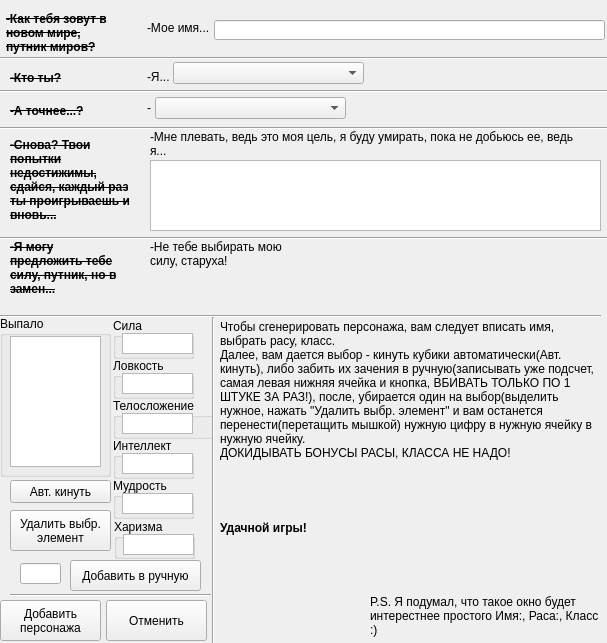
<?xml version="1.0" encoding="UTF-8"?>
<ui version="4.0">
 <class>Add_new_pers</class>
 <widget class="QMainWindow" name="Add_new_pers">
  <property name="geometry">
   <rect>
    <x>0</x>
    <y>0</y>
    <width>607</width>
    <height>643</height>
   </rect>
  </property>
  <property name="minimumSize">
   <size>
    <width>607</width>
    <height>643</height>
   </size>
  </property>
  <property name="maximumSize">
   <size>
    <width>607</width>
    <height>643</height>
   </size>
  </property>
  <property name="windowTitle">
   <string>Добавить нового персонажа</string>
  </property>
  <widget class="QWidget" name="centralwidget">
   <widget class="QLabel" name="label">
    <property name="geometry">
     <rect>
      <x>6</x>
      <y>2</y>
      <width>111</width>
      <height>61</height>
     </rect>
    </property>
    <property name="font">
     <font>
      <pointsize>9</pointsize>
      <weight>75</weight>
      <bold>true</bold>
      <strikeout>true</strikeout>
     </font>
    </property>
    <property name="text">
     <string>-Как тебя зовут в новом мире, путник миров?</string>
    </property>
    <property name="wordWrap">
     <bool>true</bool>
    </property>
   </widget>
   <widget class="QLabel" name="label_2">
    <property name="geometry">
     <rect>
      <x>10</x>
      <y>70</y>
      <width>71</width>
      <height>16</height>
     </rect>
    </property>
    <property name="font">
     <font>
      <pointsize>9</pointsize>
      <weight>75</weight>
      <bold>true</bold>
      <strikeout>true</strikeout>
     </font>
    </property>
    <property name="text">
     <string>-Кто ты?</string>
    </property>
   </widget>
   <widget class="QLabel" name="label_3">
    <property name="geometry">
     <rect>
      <x>10</x>
      <y>90</y>
      <width>81</width>
      <height>41</height>
     </rect>
    </property>
    <property name="font">
     <font>
      <pointsize>9</pointsize>
      <weight>75</weight>
      <bold>true</bold>
      <strikeout>true</strikeout>
     </font>
    </property>
    <property name="text">
     <string>-А точнее...?</string>
    </property>
    <property name="wordWrap">
     <bool>true</bool>
    </property>
   </widget>
   <widget class="QComboBox" name="pers_class">
    <property name="geometry">
     <rect>
      <x>155</x>
      <y>97</y>
      <width>191</width>
      <height>22</height>
     </rect>
    </property>
    <property name="font">
     <font>
      <pointsize>9</pointsize>
     </font>
    </property>
   </widget>
   <widget class="QLineEdit" name="person_name">
    <property name="geometry">
     <rect>
      <x>214</x>
      <y>20</y>
      <width>391</width>
      <height>20</height>
     </rect>
    </property>
   </widget>
   <widget class="QGroupBox" name="groupBox_3">
    <property name="geometry">
     <rect>
      <x>113</x>
      <y>318</y>
      <width>81</width>
      <height>41</height>
     </rect>
    </property>
    <property name="font">
     <font>
      <pointsize>9</pointsize>
     </font>
    </property>
    <property name="title">
     <string>Сила</string>
    </property>
    <widget class="QListWidget" name="strong_new_pers">
     <property name="geometry">
      <rect>
       <x>9</x>
       <y>15</y>
       <width>71</width>
       <height>21</height>
      </rect>
     </property>
     <property name="editTriggers">
      <set>QAbstractItemView::DoubleClicked</set>
     </property>
     <property name="showDropIndicator" stdset="0">
      <bool>false</bool>
     </property>
     <property name="dragDropMode">
      <enum>QAbstractItemView::DragDrop</enum>
     </property>
     <property name="defaultDropAction">
      <enum>Qt::MoveAction</enum>
     </property>
     <property name="alternatingRowColors">
      <bool>false</bool>
     </property>
     <property name="movement">
      <enum>QListView::Free</enum>
     </property>
    </widget>
   </widget>
   <widget class="QGroupBox" name="groupBox_2">
    <property name="geometry">
     <rect>
      <x>0</x>
      <y>316</y>
      <width>111</width>
      <height>161</height>
     </rect>
    </property>
    <property name="font">
     <font>
      <pointsize>9</pointsize>
     </font>
    </property>
    <property name="title">
     <string>Выпало</string>
    </property>
    <widget class="QListWidget" name="list_mag_lvl6_3">
     <property name="enabled">
      <bool>true</bool>
     </property>
     <property name="geometry">
      <rect>
       <x>10</x>
       <y>20</y>
       <width>91</width>
       <height>131</height>
      </rect>
     </property>
     <property name="editTriggers">
      <set>QAbstractItemView::DoubleClicked</set>
     </property>
     <property name="showDropIndicator" stdset="0">
      <bool>false</bool>
     </property>
     <property name="dragDropMode">
      <enum>QAbstractItemView::DragOnly</enum>
     </property>
     <property name="defaultDropAction">
      <enum>Qt::MoveAction</enum>
     </property>
     <property name="alternatingRowColors">
      <bool>false</bool>
     </property>
     <property name="movement">
      <enum>QListView::Free</enum>
     </property>
     <property name="resizeMode">
      <enum>QListView::Adjust</enum>
     </property>
     <property name="uniformItemSizes">
      <bool>false</bool>
     </property>
     <property name="batchSize">
      <number>5</number>
     </property>
     <property name="sortingEnabled">
      <bool>true</bool>
     </property>
    </widget>
   </widget>
   <widget class="QGroupBox" name="groupBox_4">
    <property name="geometry">
     <rect>
      <x>113</x>
      <y>358</y>
      <width>81</width>
      <height>41</height>
     </rect>
    </property>
    <property name="font">
     <font>
      <pointsize>9</pointsize>
     </font>
    </property>
    <property name="title">
     <string>Ловкость</string>
    </property>
    <widget class="QListWidget" name="dexterity_new_pers">
     <property name="geometry">
      <rect>
       <x>9</x>
       <y>15</y>
       <width>71</width>
       <height>21</height>
      </rect>
     </property>
     <property name="editTriggers">
      <set>QAbstractItemView::DoubleClicked</set>
     </property>
     <property name="showDropIndicator" stdset="0">
      <bool>false</bool>
     </property>
     <property name="dragDropMode">
      <enum>QAbstractItemView::DragOnly</enum>
     </property>
     <property name="defaultDropAction">
      <enum>Qt::MoveAction</enum>
     </property>
     <property name="alternatingRowColors">
      <bool>false</bool>
     </property>
     <property name="movement">
      <enum>QListView::Free</enum>
     </property>
    </widget>
   </widget>
   <widget class="QGroupBox" name="groupBox_5">
    <property name="geometry">
     <rect>
      <x>113</x>
      <y>398</y>
      <width>101</width>
      <height>41</height>
     </rect>
    </property>
    <property name="font">
     <font>
      <pointsize>9</pointsize>
     </font>
    </property>
    <property name="title">
     <string>Телосложение</string>
    </property>
    <widget class="QListWidget" name="bodybuild_new_pers">
     <property name="geometry">
      <rect>
       <x>9</x>
       <y>15</y>
       <width>71</width>
       <height>21</height>
      </rect>
     </property>
     <property name="editTriggers">
      <set>QAbstractItemView::DoubleClicked</set>
     </property>
     <property name="showDropIndicator" stdset="0">
      <bool>false</bool>
     </property>
     <property name="dragDropMode">
      <enum>QAbstractItemView::DragOnly</enum>
     </property>
     <property name="defaultDropAction">
      <enum>Qt::MoveAction</enum>
     </property>
     <property name="alternatingRowColors">
      <bool>false</bool>
     </property>
     <property name="movement">
      <enum>QListView::Free</enum>
     </property>
    </widget>
   </widget>
   <widget class="QGroupBox" name="groupBox_6">
    <property name="geometry">
     <rect>
      <x>113</x>
      <y>438</y>
      <width>81</width>
      <height>41</height>
     </rect>
    </property>
    <property name="font">
     <font>
      <pointsize>9</pointsize>
     </font>
    </property>
    <property name="title">
     <string>Интеллект</string>
    </property>
    <widget class="QListWidget" name="intellcect_new_pers">
     <property name="geometry">
      <rect>
       <x>9</x>
       <y>15</y>
       <width>71</width>
       <height>21</height>
      </rect>
     </property>
     <property name="editTriggers">
      <set>QAbstractItemView::DoubleClicked</set>
     </property>
     <property name="showDropIndicator" stdset="0">
      <bool>false</bool>
     </property>
     <property name="dragDropMode">
      <enum>QAbstractItemView::DragOnly</enum>
     </property>
     <property name="defaultDropAction">
      <enum>Qt::MoveAction</enum>
     </property>
     <property name="alternatingRowColors">
      <bool>false</bool>
     </property>
     <property name="movement">
      <enum>QListView::Free</enum>
     </property>
    </widget>
   </widget>
   <widget class="QGroupBox" name="groupBox_7">
    <property name="geometry">
     <rect>
      <x>114</x>
      <y>519</y>
      <width>81</width>
      <height>40</height>
     </rect>
    </property>
    <property name="font">
     <font>
      <pointsize>9</pointsize>
     </font>
    </property>
    <property name="title">
     <string>Харизма</string>
    </property>
    <widget class="QListWidget" name="charisma_new_pers">
     <property name="geometry">
      <rect>
       <x>9</x>
       <y>15</y>
       <width>71</width>
       <height>21</height>
      </rect>
     </property>
     <property name="editTriggers">
      <set>QAbstractItemView::DoubleClicked</set>
     </property>
     <property name="showDropIndicator" stdset="0">
      <bool>false</bool>
     </property>
     <property name="dragDropMode">
      <enum>QAbstractItemView::DragOnly</enum>
     </property>
     <property name="defaultDropAction">
      <enum>Qt::MoveAction</enum>
     </property>
     <property name="alternatingRowColors">
      <bool>false</bool>
     </property>
     <property name="movement">
      <enum>QListView::Free</enum>
     </property>
    </widget>
    <widget class="QGroupBox" name="groupBox_8">
     <property name="geometry">
      <rect>
       <x>40</x>
       <y>40</y>
       <width>81</width>
       <height>41</height>
      </rect>
     </property>
     <property name="font">
      <font>
       <pointsize>9</pointsize>
      </font>
     </property>
     <property name="title">
      <string>Харизма</string>
     </property>
    </widget>
   </widget>
   <widget class="QPushButton" name="auto_kubic">
    <property name="geometry">
     <rect>
      <x>10</x>
      <y>480</y>
      <width>101</width>
      <height>23</height>
     </rect>
    </property>
    <property name="font">
     <font>
      <pointsize>9</pointsize>
     </font>
    </property>
    <property name="text">
     <string>Авт. кинуть</string>
    </property>
   </widget>
   <widget class="QLineEdit" name="hand_made_field">
    <property name="geometry">
     <rect>
      <x>20</x>
      <y>563</y>
      <width>41</width>
      <height>21</height>
     </rect>
    </property>
   </widget>
   <widget class="QPushButton" name="hand_made_button">
    <property name="geometry">
     <rect>
      <x>70</x>
      <y>560</y>
      <width>131</width>
      <height>31</height>
     </rect>
    </property>
    <property name="font">
     <font>
      <pointsize>9</pointsize>
     </font>
    </property>
    <property name="text">
     <string>Добавить в ручную</string>
    </property>
   </widget>
   <widget class="QPushButton" name="delete_current_int">
    <property name="geometry">
     <rect>
      <x>10</x>
      <y>510</y>
      <width>101</width>
      <height>41</height>
     </rect>
    </property>
    <property name="font">
     <font>
      <pointsize>9</pointsize>
     </font>
    </property>
    <property name="text">
     <string>Удалить выбр.
элемент</string>
    </property>
   </widget>
   <widget class="QLabel" name="label_4">
    <property name="geometry">
     <rect>
      <x>220</x>
      <y>320</y>
      <width>381</width>
      <height>151</height>
     </rect>
    </property>
    <property name="font">
     <font>
      <pointsize>9</pointsize>
     </font>
    </property>
    <property name="text">
     <string>Чтобы сгенерировать персонажа, вам следует вписать имя, выбрать расу, класс.
Далее, вам дается выбор - кинуть кубики автоматически(Авт. кинуть), либо забить их зачения в ручную(записывать уже подсчет, самая левая нижняя ячейка и кнопка, ВБИВАТЬ ТОЛЬКО ПО 1 ШТУКЕ ЗА РАЗ!), после, убирается один на выбор(выделить нужное, нажать &quot;Удалить выбр. элемент&quot; и вам останется перенести(перетащить мышкой) нужную цифру в нужную ячейку в нужную ячейку.
ДОКИДЫВАТЬ БОНУСЫ РАСЫ, КЛАССА НЕ НАДО!</string>
    </property>
    <property name="alignment">
     <set>Qt::AlignLeading|Qt::AlignLeft|Qt::AlignTop</set>
    </property>
    <property name="wordWrap">
     <bool>true</bool>
    </property>
   </widget>
   <widget class="Line" name="line">
    <property name="geometry">
     <rect>
      <x>0</x>
      <y>50</y>
      <width>621</width>
      <height>16</height>
     </rect>
    </property>
    <property name="orientation">
     <enum>Qt::Horizontal</enum>
    </property>
   </widget>
   <widget class="QLabel" name="label_5">
    <property name="geometry">
     <rect>
      <x>147</x>
      <y>20</y>
      <width>71</width>
      <height>16</height>
     </rect>
    </property>
    <property name="font">
     <font>
      <pointsize>9</pointsize>
     </font>
    </property>
    <property name="text">
     <string>-Мое имя...</string>
    </property>
   </widget>
   <widget class="QLabel" name="label_6">
    <property name="geometry">
     <rect>
      <x>147</x>
      <y>70</y>
      <width>47</width>
      <height>13</height>
     </rect>
    </property>
    <property name="font">
     <font>
      <pointsize>9</pointsize>
     </font>
    </property>
    <property name="text">
     <string>-Я...</string>
    </property>
   </widget>
   <widget class="QLabel" name="label_7">
    <property name="geometry">
     <rect>
      <x>135</x>
      <y>100</y>
      <width>16</width>
      <height>16</height>
     </rect>
    </property>
    <property name="font">
     <font>
      <pointsize>9</pointsize>
     </font>
    </property>
    <property name="text">
     <string>-</string>
    </property>
    <property name="alignment">
     <set>Qt::AlignRight|Qt::AlignTrailing|Qt::AlignVCenter</set>
    </property>
   </widget>
   <widget class="QLabel" name="label_8">
    <property name="geometry">
     <rect>
      <x>10</x>
      <y>240</y>
      <width>111</width>
      <height>81</height>
     </rect>
    </property>
    <property name="font">
     <font>
      <pointsize>9</pointsize>
      <weight>75</weight>
      <bold>true</bold>
      <strikeout>true</strikeout>
     </font>
    </property>
    <property name="text">
     <string>-Я могу предложить тебе силу, путник, но в замен...</string>
    </property>
    <property name="alignment">
     <set>Qt::AlignLeading|Qt::AlignLeft|Qt::AlignTop</set>
    </property>
    <property name="wordWrap">
     <bool>true</bool>
    </property>
   </widget>
   <widget class="QLabel" name="label_9">
    <property name="geometry">
     <rect>
      <x>150</x>
      <y>240</y>
      <width>141</width>
      <height>51</height>
     </rect>
    </property>
    <property name="font">
     <font>
      <pointsize>9</pointsize>
     </font>
    </property>
    <property name="text">
     <string>-Не тебе выбирать мою силу, старуха!</string>
    </property>
    <property name="alignment">
     <set>Qt::AlignLeading|Qt::AlignLeft|Qt::AlignTop</set>
    </property>
    <property name="wordWrap">
     <bool>true</bool>
    </property>
   </widget>
   <widget class="Line" name="line_2">
    <property name="geometry">
     <rect>
      <x>0</x>
      <y>308</y>
      <width>601</width>
      <height>16</height>
     </rect>
    </property>
    <property name="orientation">
     <enum>Qt::Horizontal</enum>
    </property>
   </widget>
   <widget class="Line" name="line_3">
    <property name="geometry">
     <rect>
      <x>0</x>
      <y>83</y>
      <width>621</width>
      <height>16</height>
     </rect>
    </property>
    <property name="orientation">
     <enum>Qt::Horizontal</enum>
    </property>
   </widget>
   <widget class="Line" name="line_4">
    <property name="geometry">
     <rect>
      <x>-10</x>
      <y>120</y>
      <width>621</width>
      <height>16</height>
     </rect>
    </property>
    <property name="orientation">
     <enum>Qt::Horizontal</enum>
    </property>
   </widget>
   <widget class="Line" name="line_5">
    <property name="geometry">
     <rect>
      <x>205</x>
      <y>317</y>
      <width>16</width>
      <height>331</height>
     </rect>
    </property>
    <property name="maximumSize">
     <size>
      <width>16777215</width>
      <height>331</height>
     </size>
    </property>
    <property name="orientation">
     <enum>Qt::Vertical</enum>
    </property>
   </widget>
   <widget class="QLabel" name="label_10">
    <property name="geometry">
     <rect>
      <x>220</x>
      <y>520</y>
      <width>101</width>
      <height>16</height>
     </rect>
    </property>
    <property name="font">
     <font>
      <pointsize>9</pointsize>
      <weight>75</weight>
      <bold>true</bold>
     </font>
    </property>
    <property name="text">
     <string>Удачной игры!</string>
    </property>
   </widget>
   <widget class="Line" name="line_6">
    <property name="geometry">
     <rect>
      <x>0</x>
      <y>230</y>
      <width>621</width>
      <height>16</height>
     </rect>
    </property>
    <property name="orientation">
     <enum>Qt::Horizontal</enum>
    </property>
   </widget>
   <widget class="QLabel" name="label_11">
    <property name="geometry">
     <rect>
      <x>10</x>
      <y>138</y>
      <width>131</width>
      <height>101</height>
     </rect>
    </property>
    <property name="font">
     <font>
      <pointsize>9</pointsize>
      <weight>75</weight>
      <bold>true</bold>
      <strikeout>true</strikeout>
     </font>
    </property>
    <property name="text">
     <string>-Снова? Твои попытки недостижимы, сдайся, каждый раз ты проигрываешь и вновь...</string>
    </property>
    <property name="alignment">
     <set>Qt::AlignLeading|Qt::AlignLeft|Qt::AlignTop</set>
    </property>
    <property name="wordWrap">
     <bool>true</bool>
    </property>
   </widget>
   <widget class="QLabel" name="label_12">
    <property name="geometry">
     <rect>
      <x>150</x>
      <y>130</y>
      <width>431</width>
      <height>31</height>
     </rect>
    </property>
    <property name="font">
     <font>
      <pointsize>9</pointsize>
     </font>
    </property>
    <property name="text">
     <string>-Мне плевать, ведь это моя цель, я буду умирать, пока не добьюсь ее, ведь я...</string>
    </property>
    <property name="alignment">
     <set>Qt::AlignLeading|Qt::AlignLeft|Qt::AlignTop</set>
    </property>
    <property name="wordWrap">
     <bool>true</bool>
    </property>
   </widget>
   <widget class="QTextEdit" name="life_target">
    <property name="geometry">
     <rect>
      <x>150</x>
      <y>160</y>
      <width>451</width>
      <height>71</height>
     </rect>
    </property>
   </widget>
   <widget class="QLabel" name="label_13">
    <property name="geometry">
     <rect>
      <x>370</x>
      <y>590</y>
      <width>231</width>
      <height>51</height>
     </rect>
    </property>
    <property name="text">
     <string>P.S. Я подумал, что такое окно будет интерестнее простого Имя:, Раса:, Класс :)</string>
    </property>
    <property name="wordWrap">
     <bool>true</bool>
    </property>
   </widget>
   <widget class="QGroupBox" name="groupBox_9">
    <property name="geometry">
     <rect>
      <x>113</x>
      <y>478</y>
      <width>81</width>
      <height>41</height>
     </rect>
    </property>
    <property name="font">
     <font>
      <pointsize>9</pointsize>
     </font>
    </property>
    <property name="title">
     <string>Мудрость</string>
    </property>
    <widget class="QListWidget" name="wise_new_pers">
     <property name="geometry">
      <rect>
       <x>9</x>
       <y>15</y>
       <width>71</width>
       <height>21</height>
      </rect>
     </property>
     <property name="editTriggers">
      <set>QAbstractItemView::DoubleClicked</set>
     </property>
     <property name="showDropIndicator" stdset="0">
      <bool>false</bool>
     </property>
     <property name="dragDropMode">
      <enum>QAbstractItemView::DragOnly</enum>
     </property>
     <property name="defaultDropAction">
      <enum>Qt::MoveAction</enum>
     </property>
     <property name="alternatingRowColors">
      <bool>false</bool>
     </property>
     <property name="movement">
      <enum>QListView::Free</enum>
     </property>
    </widget>
    <widget class="QGroupBox" name="groupBox_10">
     <property name="geometry">
      <rect>
       <x>40</x>
       <y>40</y>
       <width>81</width>
       <height>41</height>
      </rect>
     </property>
     <property name="font">
      <font>
       <pointsize>9</pointsize>
      </font>
     </property>
     <property name="title">
      <string>Харизма</string>
     </property>
    </widget>
   </widget>
   <widget class="Line" name="line_7">
    <property name="geometry">
     <rect>
      <x>10</x>
      <y>585</y>
      <width>201</width>
      <height>20</height>
     </rect>
    </property>
    <property name="orientation">
     <enum>Qt::Horizontal</enum>
    </property>
   </widget>
   <widget class="QPushButton" name="add_pers">
    <property name="geometry">
     <rect>
      <x>0</x>
      <y>600</y>
      <width>101</width>
      <height>41</height>
     </rect>
    </property>
    <property name="font">
     <font>
      <pointsize>9</pointsize>
     </font>
    </property>
    <property name="text">
     <string>Добавить
персонажа</string>
    </property>
   </widget>
   <widget class="QPushButton" name="cancle">
    <property name="geometry">
     <rect>
      <x>106</x>
      <y>600</y>
      <width>101</width>
      <height>41</height>
     </rect>
    </property>
    <property name="font">
     <font>
      <pointsize>9</pointsize>
     </font>
    </property>
    <property name="text">
     <string>Отменить</string>
    </property>
   </widget>
   <widget class="QComboBox" name="pers_race">
    <property name="geometry">
     <rect>
      <x>173</x>
      <y>62</y>
      <width>191</width>
      <height>22</height>
     </rect>
    </property>
    <property name="font">
     <font>
      <pointsize>9</pointsize>
     </font>
    </property>
   </widget>
  </widget>
 </widget>
 <resources/>
 <connections/>
</ui>
